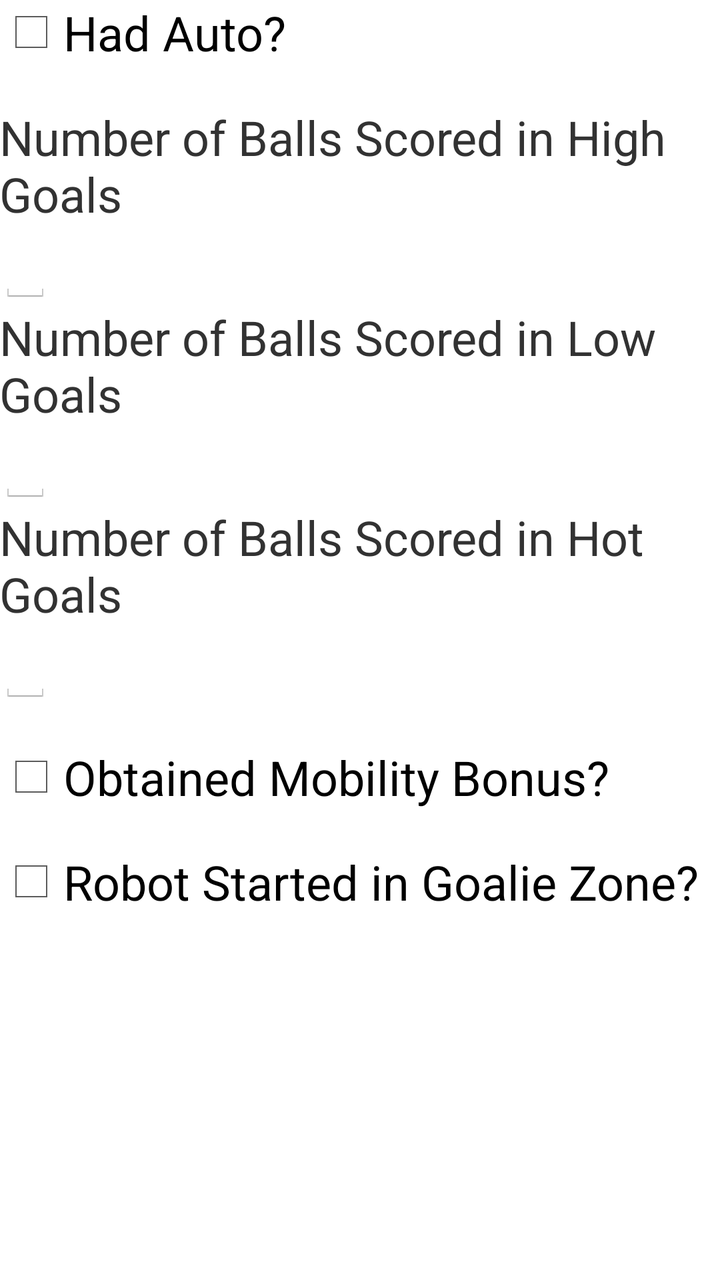
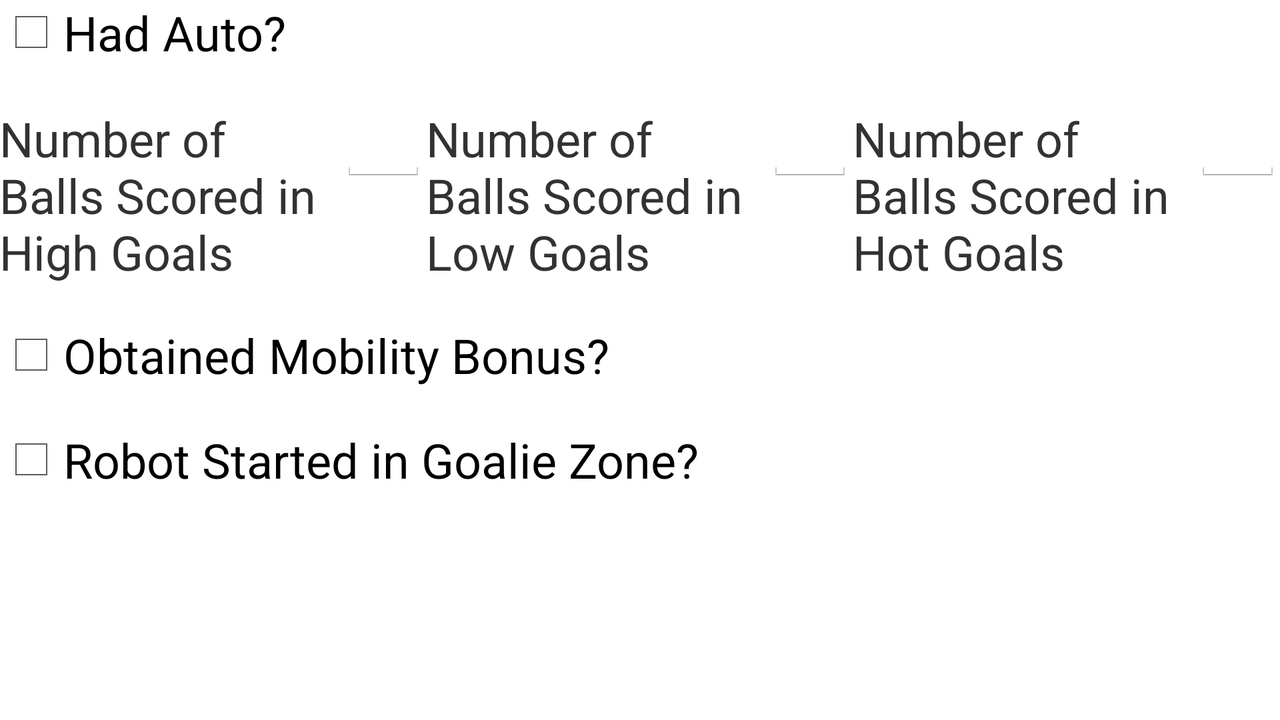

Two renders of one Android screen. The first uses the default layout on a phone; the second uses the alternative layout the repository ships for a different screen configuration, on a matching device. The two XML files are below.
<!-- AndroidManifest.xml: application theme AppTheme -->
<!-- res/layout/fragment_scout_auto.xml -->
<RelativeLayout xmlns:android="http://schemas.android.com/apk/res/android"
    xmlns:tools="http://schemas.android.com/tools"
    android:layout_width="match_parent"
    android:layout_height="match_parent"
    android:paddingBottom="@dimen/activity_vertical_margin"
    android:paddingLeft="@dimen/activity_horizontal_margin"
    android:paddingRight="@dimen/activity_horizontal_margin"
    android:paddingTop="@dimen/activity_vertical_margin"
    tools:context=".ScoutActivity$AutoFragment" >

    <CheckBox
        android:id="@+id/autoHadAuto"
        android:layout_width="wrap_content"
        android:layout_height="wrap_content"
        android:textSize="24sp"
        android:text="@string/check_hadAuto" />
    
    <LinearLayout
        android:id="@+id/LinearLayoutAuto"
        android:layout_width="match_parent"
        android:layout_height="wrap_content"
        android:layout_below="@id/autoHadAuto"
        android:layout_marginTop="20dp"
        android:orientation="vertical" >

        <TextView
            android:id="@+id/textView1"
            android:layout_width="wrap_content"
            android:layout_height="0dp"
            android:layout_weight="0.8"
            android:textSize="24sp"
            android:text="@string/title_highScore" />

       <EditText
            android:id="@+id/autoHighScore"
            android:layout_width="wrap_content"
            android:layout_height="0dp"
            android:layout_weight="0.2"
            android:inputType="number" />

       <TextView
           android:id="@+id/textView2"
            android:layout_width="wrap_content"
            android:layout_height="0dp"
           android:layout_weight="0.8"
           android:textSize="24sp"
           android:text="@string/title_lowScore" />

        <EditText
            android:id="@+id/autoLowScore"
            android:layout_width="wrap_content"
            android:layout_height="0dp"
            android:layout_weight="0.2"
            android:inputType="number" />

        <TextView
            android:id="@+id/textView3"
            android:layout_width="wrap_content"
            android:layout_height="0dp"
            android:layout_weight="0.8"
            android:textSize="24sp"
            android:text="@string/title_hotScore" />

        <EditText
            android:id="@+id/autoHotScore"
            android:layout_width="wrap_content"
            android:layout_height="0dp"
            android:layout_weight="0.2"
            android:inputType="number" />
    </LinearLayout>

    <CheckBox
        android:id="@+id/autoMobilityBonus"
        android:layout_width="wrap_content"
        android:layout_height="wrap_content"
        android:layout_below="@id/LinearLayoutAuto"
        android:layout_marginTop="20dp"
        android:textSize="24sp"
        android:text="@string/check_mobilityBonus" />

    <CheckBox
        android:id="@+id/autoGoalieZone"
        android:layout_width="wrap_content"
        android:layout_height="wrap_content"
        android:layout_below="@id/autoMobilityBonus"
        android:layout_marginTop="20dp"
        android:textSize="24sp"
        android:text="@string/check_goalieZone" />

</RelativeLayout>
<!-- resources referenced by this layout -->
<resources>
  <string name="check_goalieZone">Robot Started in Goalie Zone?</string>
  <string name="check_hadAuto">Had Auto?</string>
  <string name="check_mobilityBonus">Obtained Mobility Bonus?</string>
  <string name="title_highScore">Number of Balls Scored in High Goals</string>
  <string name="title_hotScore">Number of Balls Scored in Hot Goals</string>
  <string name="title_lowScore">Number of Balls Scored in Low Goals</string>
  <style name="AppTheme" parent="AppBaseTheme">
          
      </style>
  <!-- from res/values-v11/ -->
  <style name="AppBaseTheme" parent="android:Theme.Holo.Light.DarkActionBar">
          
      </style>
</resources>
<!-- res/layout-land/fragment_scout_auto.xml (the author's variant of the layout above) -->
<!-- drawn on the phone turned sideways -->
<RelativeLayout xmlns:android="http://schemas.android.com/apk/res/android"
    xmlns:tools="http://schemas.android.com/tools"
    android:layout_width="match_parent"
    android:layout_height="match_parent"
    android:paddingBottom="@dimen/activity_vertical_margin"
    android:paddingLeft="@dimen/activity_horizontal_margin"
    android:paddingRight="@dimen/activity_horizontal_margin"
    android:paddingTop="@dimen/activity_vertical_margin"
    tools:context=".ScoutActivity$AutoFragment" >

    <CheckBox
        android:id="@+id/autoHadAuto"
        android:layout_width="wrap_content"
        android:layout_height="wrap_content"
        android:textSize="24sp"
        android:text="@string/check_hadAuto" />
    
    <LinearLayout
        android:id="@+id/LinearLayoutAuto"
        android:layout_width="match_parent"
        android:layout_height="wrap_content"
        android:layout_below="@id/autoHadAuto"
        android:layout_marginTop="20dp"
        android:orientation="horizontal" >

        <TextView
            android:id="@+id/textView1"
            android:layout_width="0dp"
            android:layout_height="wrap_content"
            android:layout_weight="0.8"
            android:textSize="24sp"
            android:text="@string/title_highScore" />

       <EditText
            android:id="@+id/autoHighScore"
            android:layout_width="0dp"
            android:layout_height="wrap_content"
            android:layout_weight="0.2"
            android:inputType="number" />

       <TextView
           android:id="@+id/textView2"
           android:layout_width="0dp"
           android:layout_height="wrap_content"
           android:layout_weight="0.8"
           android:textSize="24sp"
           android:text="@string/title_lowScore" />

        <EditText
            android:id="@+id/autoLowScore"
            android:layout_width="0dp"
            android:layout_height="wrap_content"
            android:layout_weight="0.2"
            android:inputType="number" />

        <TextView
            android:id="@+id/textView3"
            android:layout_width="0dp"
            android:layout_height="wrap_content"
            android:layout_weight="0.8"
            android:textSize="24sp"
            android:text="@string/title_hotScore" />

        <EditText
            android:id="@+id/autoHotScore"
            android:layout_width="0dp"
            android:layout_height="wrap_content"
            android:layout_weight="0.2"
            android:inputType="number" />
    </LinearLayout>

    <CheckBox
        android:id="@+id/autoMobilityBonus"
        android:layout_width="wrap_content"
        android:layout_height="wrap_content"
        android:layout_below="@id/LinearLayoutAuto"
        android:layout_marginTop="20dp"
        android:textSize="24sp"
        android:text="@string/check_mobilityBonus" />

    <CheckBox
        android:id="@+id/autoGoalieZone"
        android:layout_width="wrap_content"
        android:layout_height="wrap_content"
        android:layout_below="@id/autoMobilityBonus"
        android:layout_marginTop="20dp"
        android:textSize="24sp"
        android:text="@string/check_goalieZone" />

</RelativeLayout>
